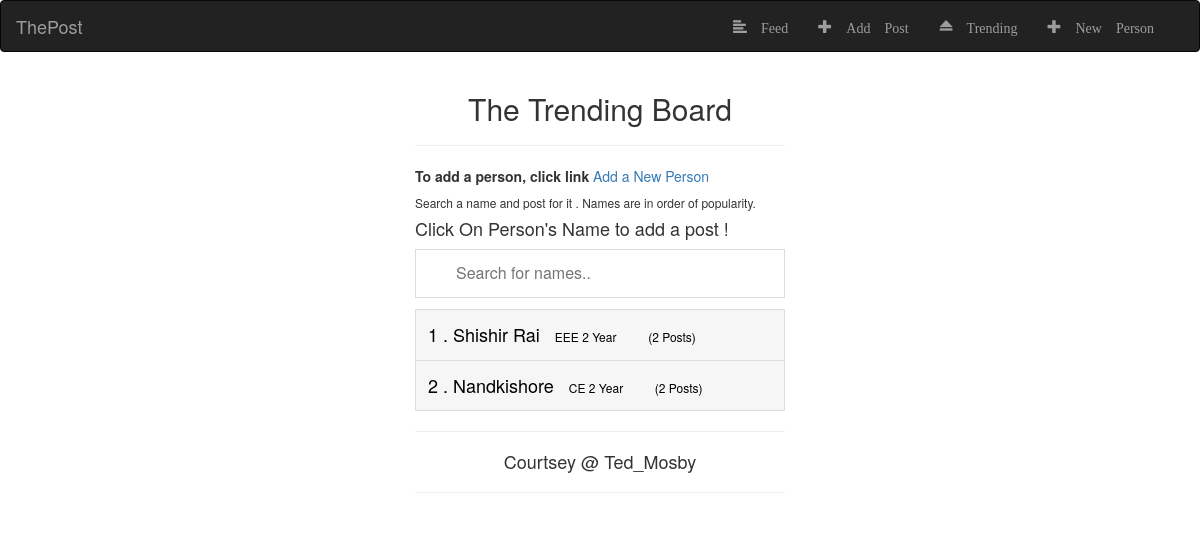
The app's page /names/ with its own data.
### names/models.py (models this page shows, shortened)
class names(models.Model):
	name = models.CharField(max_length=100,help_text='Enter the name of the person')
	branch = models.CharField(max_length=100,choices=Branch_Choices,help_text="Enter Person's Branch Here")
	year = models.CharField(max_length=10,choices=Year_Choices,help_text='Enter the year of study of person')
	num_posts = models.IntegerField(default=0)

### names/views.py (the view)
# urls.py: path('',views.Index , name='Index'),
def Index(request):
	nameofstudents = names.objects.all().order_by('-num_posts')
	return render(request,'names/index.html',{'names':nameofstudents,})

### names/templates/names/index.html (shortened to what this page needs)
{% extends 'base_generic.html' %}
{% block content %}
<center><h2 id="theheader">The Trending Board</h2></center>
<hr>
<b> To add a person, click  link </b>
<a href='add/new_person'>Add a New Person</a>
<h6>Search a name and post for it . Names are in order of popularity. </h6>
<h4> Click On Person's Name to add a post ! </h4>
<input type="text" id="myInput" onkeyup="myFunction()" placeholder="Search for names.." title="Type in a name">
<ul id="myUL">
{% for n in names %}
  <li><a href="{{n.id}}">{{forloop.counter}} . {{n.name}} &nbsp <h6 style="display: inline;">{{n.branch}}  {{n.year}} Year </h6>&nbsp &nbsp &nbsp<h6 style="display: inline;"> ({{n.num_posts}} Posts) </h6></a></li>
  {% endfor %}
</ul>
{% endblock %}

### names/templates/base_generic.html (style rules this page uses)
* { box-sizing: border-box; }
#myInput { background-image: url('/css/searchihttps://googleads.g.doubleclick.net/pcs/click?xai=AKAOjsvZHmFtPl2EfV6xeEB4-2CzZ2qPy2u0ht2XEDWNFpHNjX_Mc_WSDuesiRm5-wtJXo4TfgxVlJ6zoXMTg1KRweC1LhiC0vM2Kz-x5-02ziP25O7TzVjiHfEfX3vQePvk1-5Zli039Hud5vJV1KxiFu__0d1iYUn2ZAn97nEKUvWkoS_b6qDKUf-WSbWjxtDniMvIYGZQGWUtILj7WPn_-PndGIwinNnKUU6ekna8DDJD8Cmfix_NQkTQ&sig=Cg0ArKJSzDrSDSkr-vf2&adurl=https://www.w3schools.com/w3css/w3css_templates.asp&nm=5&nx=93&ny=-7&mb=1con.png'); background-position: 10px 12px; background-repeat: no-repeat; width: 100%; font-size: 16px; padding: 12px 20px 12px 40px; border: 1px solid #ddd; margin-bottom: 12px; }
#myUL { list-style-type: none; padding: 0; margin: 0; }
#myUL li a { border: 1px solid #ddd; margin-top: -1px; background-color: #f6f6f6; padding: 12px; text-decoration: none; font-size: 18px; color: black; display: block }

### records on screen
names: name "Shishir Rai", branch "EEE", year "2", num_posts "2"
names: name "Nandkishore", branch "CE", year "2", num_posts "2"
